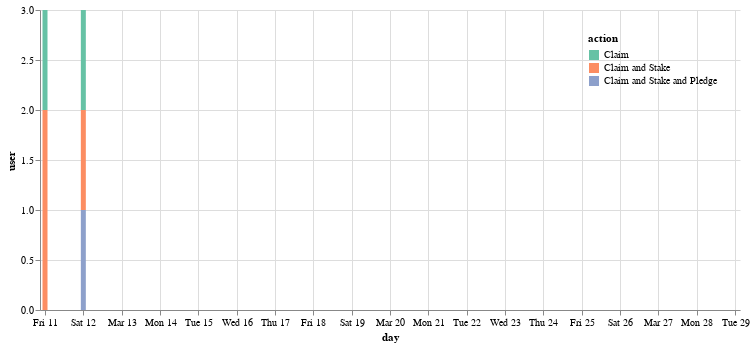

Source (notebook cell):
### Code cell
cp.n_users_actions(dp.prism_claim_df)

### Figure 1 — Vega-Lite specification as saved in the notebook (floating-point values rounded to 4 significant figures)
{"config": {"view": {"continuousWidth": 400, "continuousHeight": 300, "strokeOpacity": 0}, "axisX": {"labelAngle": 0}}, "data": {"name": "data-f1160e38618b631c97636ea5787ae375"}, "mark": "bar", "encoding": {"color": {"field": "action", "legend": {"direction": "vertical", "legendY": 0, "orient": "top-right", "padding": 5}, "scale": {"scheme": "set2"}, "type": "nominal"}, "tooltip": [{"field": "day", "format": "%Y-%m-%d %H:%M", "type": "temporal"}, {"field": "user", "type": "quantitative"}], "x": {"field": "day", "sort": {"order": "ascending"}, "type": "temporal"}, "y": {"field": "user", "type": "quantitative"}}, "width": 700, "$schema": "https://vega.github.io/schema/vega-lite/v4.17.0.json", "datasets": {"data-f1160e38618b631c97636ea5787ae375": [{"action": "Claim", "day": "2022-03-11", "user": 1}, {"action": "Claim", "day": "2022-03-12", "user": 1}, {"action": "Claim and Stake", "day": "2022-03-11", "user": 2}, {"action": "Claim and Stake", "day": "2022-03-12", "user": 1}, {"action": "Claim and Stake and Pledge", "day": "2022-03-12", "user": 1}, {"action": "Claim", "day": "2022-03-12", "user": 0}, {"action": "Claim", "day": "2022-03-13", "user": 0}, {"action": "Claim", "day": "2022-03-14", "user": 0}, {"action": "Claim", "day": "2022-03-15", "user": 0}, {"action": "Claim", "day": "2022-03-16", "user": 0}, {"action": "Claim", "day": "2022-03-17", "user": 0}, {"action": "Claim", "day": "2022-03-18", "user": 0}, {"action": "Claim", "day": "2022-03-19", "user": 0}, {"action": "Claim", "day": "2022-03-20", "user": 0}, {"action": "Claim", "day": "2022-03-21", "user": 0}, {"action": "Claim", "day": "2022-03-22", "user": 0}, {"action": "Claim", "day": "2022-03-23", "user": 0}, {"action": "Claim", "day": "2022-03-24", "user": 0}, {"action": "Claim", "day": "2022-03-25", "user": 0}, {"action": "Claim", "day": "2022-03-26", "user": 0}, {"action": "Claim", "day": "2022-03-27", "user": 0}, {"action": "Claim", "day": "2022-03-28", "user": 0}, {"action": "Claim", "day": "2022-03-29", "user": 0}]}}
